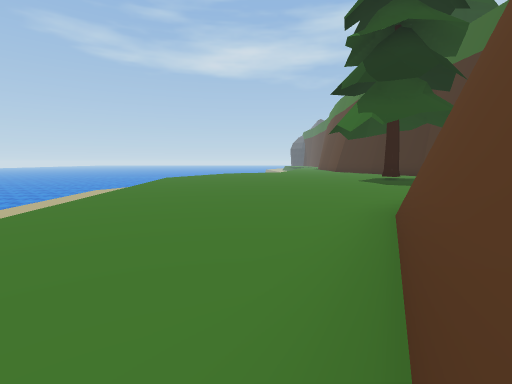
View 1 (above)

16 first-person views from a walk through a scene from a Unity 3-D project. The camera is 1.2 m above the floor, tilts 6° down and sees 85° across. The floor is counted in squares, 2 m on a side. Each view is taken from the middle of a square. On the plan, view 1 faces up. The plan holds only what a view shows up to about 9 squares ahead; the rest is blank. The place goes on beyond the plan. The player character is not drawn. Some surface patterns are stand-ins.

View 2
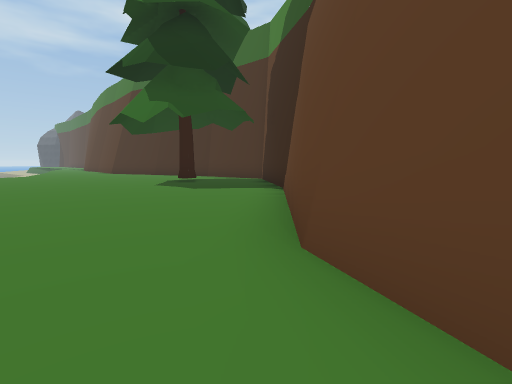

View 3
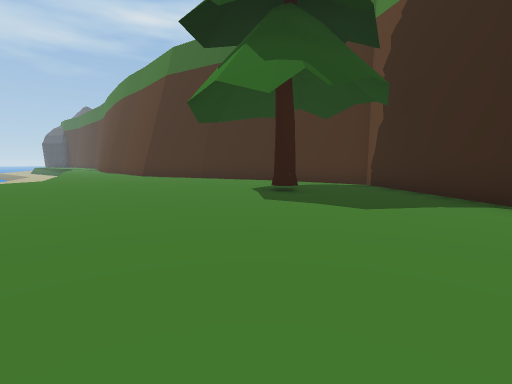

View 4
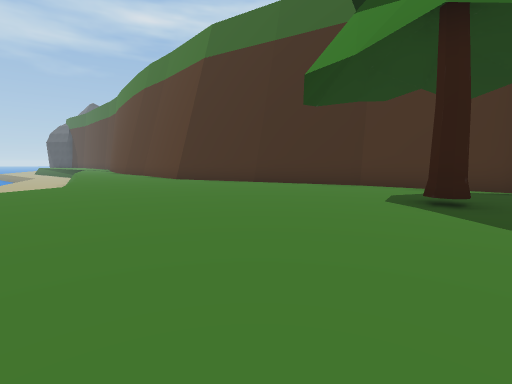

View 5
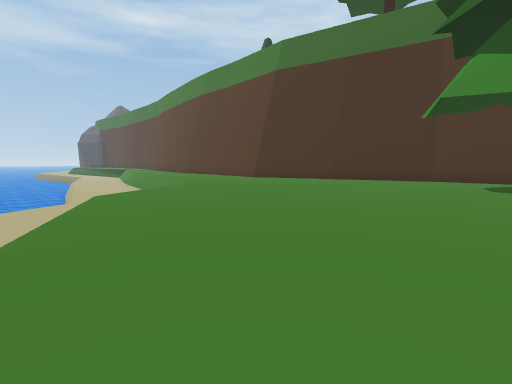

View 6
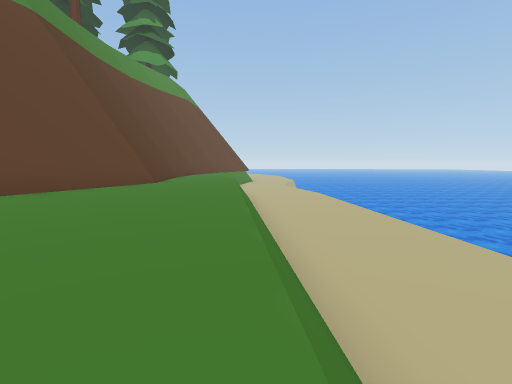

View 7
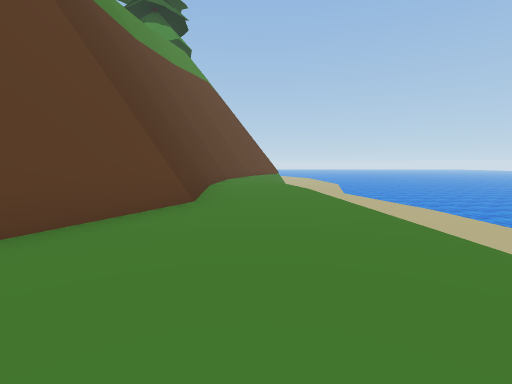

View 8
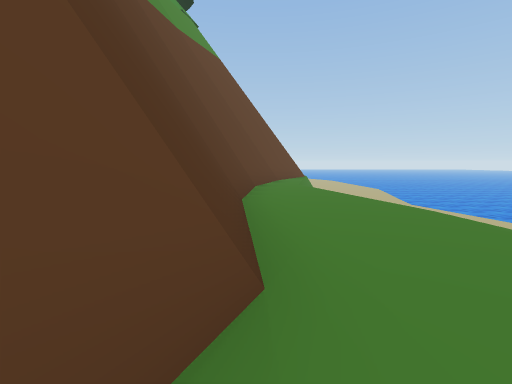

View 9
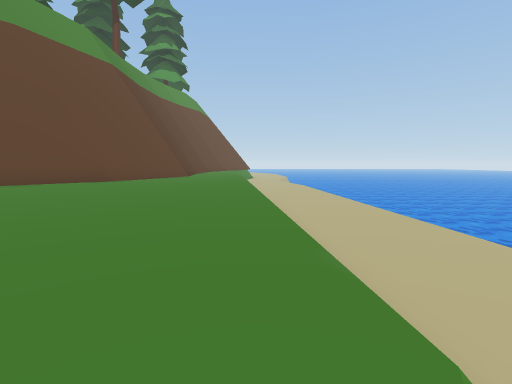

View 10
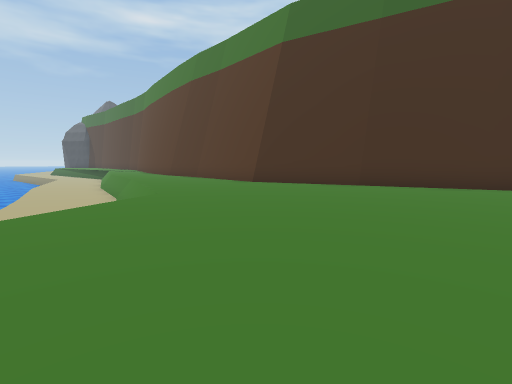

View 11
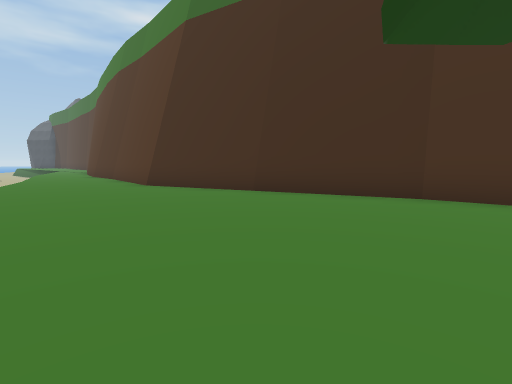

View 12
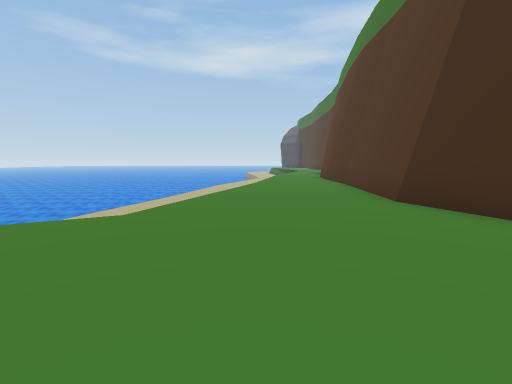

View 13
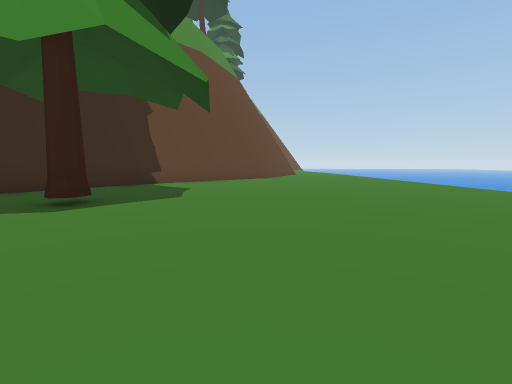

View 14
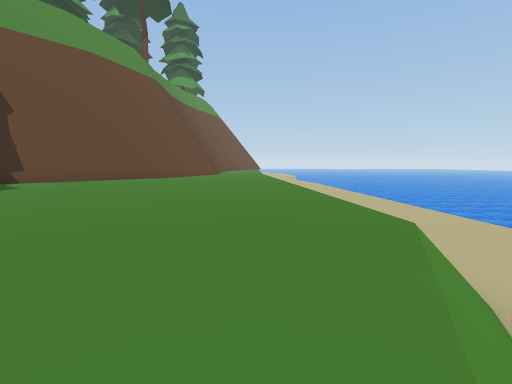

View 15
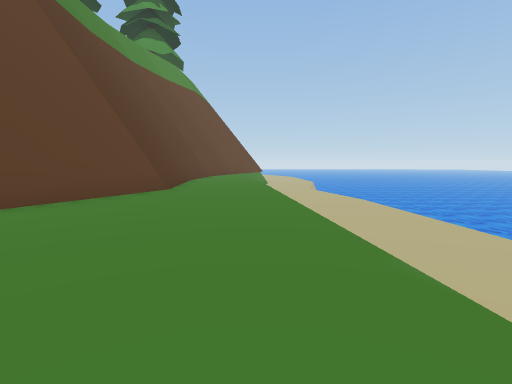

View 16
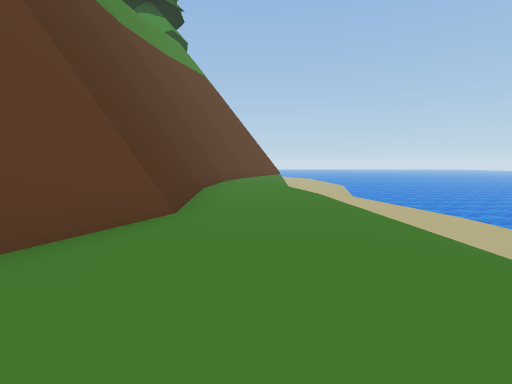

### Floor plan
Key: @ floor where view 1 was taken; # wall or solid block; . main floor; - floor 1.25 m lower than the main floor; _ floor 1.5 m lower than the main floor; / step, stairs or slope; = window, fence, low wall or low ledge; ≈ water the walk keeps out of; v drop or lower ground; T tree.
Columns run from 7 left of view 1 to 8 right of it. Each row starts with its distance up from view 1.
 20       v  =...#
 19     ≈--   ...#
 18     --   ....#
 17     -_   ....#
 16        ......##
 15      =........#
 14      /........#
 13     =.........##
 12    //..........#
 11   _=...........#
 10  -_=........T..#
  9 ≈-_/...........#
  8 ≈-_/..........##
  7  -__/........##
  6  --_/.......##
  5  --_=......##
  4  --_=.....##
  3  --_=....##
  2  --_v...##
  1  v-_=...#
  0  ≈-_/..@#
 -1  ≈-_/../#
 -2  ≈-_ ../#
 -3  ≈-_ ///#
 -4   -- =./#
 -5   --  ./#
 -6   ≈-  //#
 -7   ≈-  /##
 -8       .#

Positions as (right, up) in squares from view 1, and headings:
1: (0, 0), facing up
2: (0, 2), facing up-right
3: (0, 6), facing up-right
4: (0, 9), facing up-right
5: (-3, 10), facing up-right
6: (-3, 8), facing down
7: (-1, 4), facing down
8: (0, 1), facing down
9: (-3, 12), facing down
10: (-1, 12), facing up-right
11: (2, 11), facing up-right
12: (3, 14), facing up
13: (2, 14), facing down
14: (-2, 14), facing down
15: (-2, 6), facing down
16: (-1, 3), facing down
